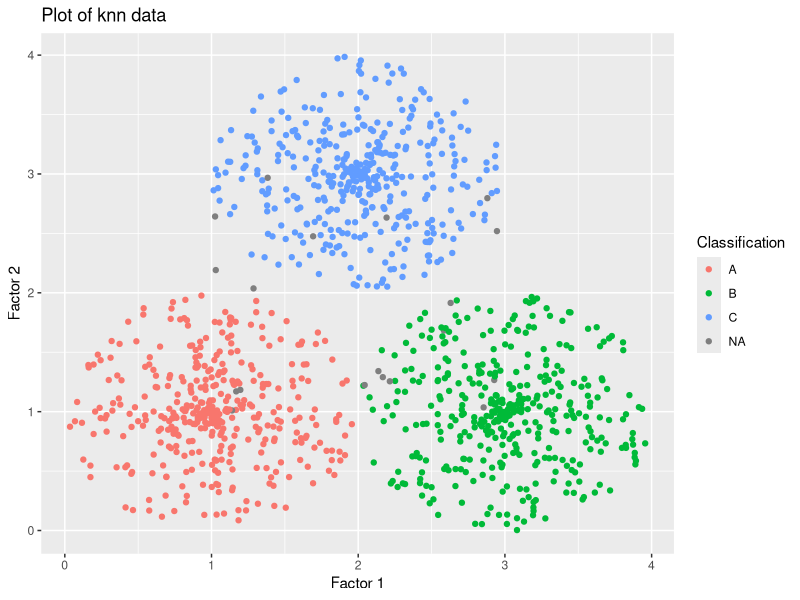

Generate this figure with R: (Note: this script raises an error after producing the figure.)
#### Week 7 Lecture (Example 1) ####

library(tidyverse)
library(class)  #this package contains the knn algorithm, and classification functions

knn_data=read_csv(file="wk7_data.csv") 
#load data into R

#inspect data
head(knn_data) 
#inspect the first few entries
#the factors "Factor 1" and "Factor 2"
#will be used for the classification.
str(knn_data) 
#get some basic information about our data
summary(knn_data) 
#calculate some summary statistics about our data
#only useful for numerical values, 
#but not characters

#Plot data
#Let's start by making a plot of the data 
#using the gglot2 package.

ggplot(knn_data) + 
  #load the complete data to be plotted
  geom_point(aes(x=knn_data$Factor_1,y=knn_data$Factor_2,
                 color=knn_data$Classification)) + 
  #create a scatterplot with x-axis being Factor 1
  #and y-axis being Factor 2, and colour by "Classification"
  xlab("Factor 1") +
  #label the x-axis
  ylab("Factor 2") +
  #label the y-axis
  ggtitle("Plot of knn data") +
  #give a title of the plot
  labs(color="Classification") 
  #name the label of the legend by the unique 
  #elements of "Classification"
  #note that for "color", the American spelling
  #is used. 


#from the scatterplot, 
#(1)A, B, and C are colored red, green and blue.
#(2)note that the default colors in your computer
#may be different.
#(3)there are some missing values or NAs in the
#"Classification" column, which have shown up
#in grey.
#(4)the classifications for some of those missing values 
#are obvious. Whereas, some may not have a clear-cut
#answer. 

#note that for this particular data set, it was designed
#to be very obvious. 
#In practice, the different classifications could have 
#large overlaps, and there is no clear correct answer.

#In what follows, the knn algorithm will be used to 
#estimate those missing values or NAs.

#Before running the knn algorithm, some preparation work
#needs to be done. Specifically, we need to set up 
#the following data:
#(1)Training data: the set of points (inputs) for which 
#the classification is known, 
#(e.g., those points without NAs 
#in the classification column)
#(2)Label data: the set of known answers (outputs),
#(e.g, the non-empty entries in the 
#classification column)
#(3)Test data: the set of points (inputs) 
#without classification, (e.g., those points with NAs 
#in the classification column)

#In this unit, we shall not go into the reasoning 
#behind these names.


#create the training data
knn_train_data=na.omit(knn_data) 
#removes any rows containing NA
#use this wisely by first checking 
#no NAs in other columns, say 
#Factor 1 and Factor 2

head(knn_train_data)
#inspect the first few entries of knn_train_data

#create the *label data* by the "Classifications"
#with known answers, (non-empty entries)
#from the training data
knn_labels=knn_train_data %>% 
  select(Classification)
#extract just the classification column

head(knn_labels)
#inspect the first few entries of knn_labels


knn_train_data=knn_train_data %>% 
  select(-ID,-Classification)
#drop the unnecessary columns, say columns 1 and 4, ID and Classification
#classification is our label and ID has no use for us

head(knn_train_data)
#inspect the first few entries of knn_train_data again 

#create the test data 
knn_test_data=knn_data %>%
  filter(is.na(Classification))
#retrieve the unclassified data

head(knn_test_data) 
#view the test data

knn_test_data=knn_test_data %>%
  select(-ID,-Classification) 
#drop the unnecessary columns, say columns 1 and 4

head(knn_test_data) 
#view the test data again

#Use the knn function in the class package 
#to run the knn algorithm,
#and choose k = 5 for this particular data
knn_output=knn(knn_train_data,knn_test_data,knn_labels,k=5) 
#this won't work. Why?
#because knn_labels is a tibble when it was created
#by the select function. 
#we have to convert knn_labels to characters first.

knn_labels_vector = knn_labels$Classification 
#need to do a quick conversion first using the $ sign 

knn_output=knn(knn_train_data,knn_test_data,
               knn_labels_vector,k=5)
#run the knn algorithm with k = 5 again
#this now works. 

knn_output 
#see what the algorithm has produced
#this does not give much information

#plot these outputs
ggplot() +
#we do not specify the argument in the ggplot function
#since we shall use the three data sets here.
  geom_point(data=knn_test_data,
             aes(x=Factor_1, y=Factor_2,
                 color=knn_output)) + 
  #plot the output from the knn algorithm
  geom_point(data=knn_train_data, 
             aes(x=Factor_1, 
                 y=Factor_2,
                 color=knn_labels_vector), 
             alpha=0.1) +
  #plot the original data before applying
  #the knn algorithm 
  #the option alpha is to specify the opacity (or darkness)
  #the display of the data coming with the classification
  #is very light, while the display of the newly classified
  #data is darker.
  #add the things below to make the plot nicer 
  xlab("Factor 1") +
  ylab("Factor 2") +
  ggtitle("Plot of knn data") +
  labs(color="Classification")

#Before saving the original data and the new data
#as a single csv file, we reassemble our data first.

original_data = bind_cols(knn_train_data,knn_labels) 
#put the training data and labels back together
new_data = bind_cols(knn_test_data,data.frame(knn_output))
#put the test data and the output from the knn algorithm
#together

head(original_data) # train data
#check the original data
head(new_data) # test data
#check the new data with the output from knn 

#rename the third column and change to characters
new_data = new_data %>%
  rename(Classification = knn_output) 
  #rename column
new_data$Classification = 
  as.character(new_data$Classification) 
#change to characters

head(new_data) 
#check the new data again

fitted_data = bind_rows(original_data,new_data) 
#glue everything back together, add the train + test together by rows

head(fitted_data) 
#final check

write_csv(fitted_data,"knn_fitted_data.csv") # now we have no na in our final data set
